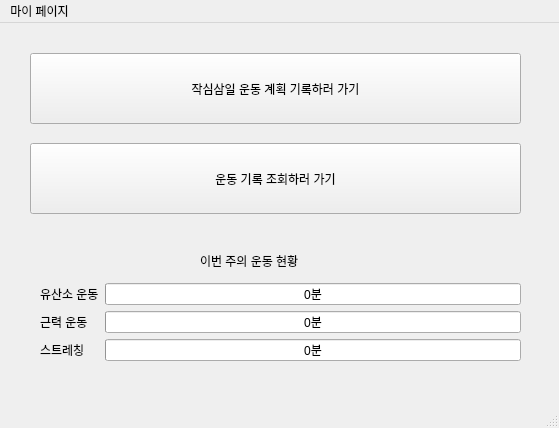
<?xml version="1.0" encoding="UTF-8"?>
<ui version="4.0">
 <class>MainWindow</class>
 <widget class="QMainWindow" name="MainWindow">
  <property name="geometry">
   <rect>
    <x>0</x>
    <y>0</y>
    <width>559</width>
    <height>428</height>
   </rect>
  </property>
  <property name="windowTitle">
   <string>MainWindow</string>
  </property>
  <widget class="QWidget" name="centralwidget">
   <widget class="QPushButton" name="log_btn">
    <property name="geometry">
     <rect>
      <x>30</x>
      <y>120</y>
      <width>491</width>
      <height>71</height>
     </rect>
    </property>
    <property name="text">
     <string>운동 기록 조회하러 가기</string>
    </property>
   </widget>
   <widget class="QPushButton" name="record_btn">
    <property name="geometry">
     <rect>
      <x>30</x>
      <y>30</y>
      <width>491</width>
      <height>71</height>
     </rect>
    </property>
    <property name="text">
     <string>작심삼일 운동 계획 기록하러 가기</string>
    </property>
   </widget>
   <widget class="QWidget" name="formLayoutWidget">
    <property name="geometry">
     <rect>
      <x>40</x>
      <y>260</y>
      <width>481</width>
      <height>101</height>
     </rect>
    </property>
    <layout class="QFormLayout" name="formLayout">
     <item row="0" column="0">
      <widget class="QLabel" name="label">
       <property name="text">
        <string>유산소 운동</string>
       </property>
      </widget>
     </item>
     <item row="0" column="1">
      <widget class="QProgressBar" name="yusanso">
       <property name="value">
        <number>0</number>
       </property>
       <property name="format">
        <string>%p분</string>
       </property>
      </widget>
     </item>
     <item row="1" column="1">
      <widget class="QProgressBar" name="muscle">
       <property name="value">
        <number>0</number>
       </property>
       <property name="format">
        <string>%p분</string>
       </property>
      </widget>
     </item>
     <item row="2" column="0">
      <widget class="QLabel" name="label_3">
       <property name="text">
        <string>스트레칭</string>
       </property>
      </widget>
     </item>
     <item row="2" column="1">
      <widget class="QProgressBar" name="stretching">
       <property name="value">
        <number>0</number>
       </property>
       <property name="format">
        <string>%p분</string>
       </property>
      </widget>
     </item>
     <item row="1" column="0">
      <widget class="QLabel" name="label_2">
       <property name="text">
        <string>근력 운동</string>
       </property>
      </widget>
     </item>
    </layout>
   </widget>
   <widget class="QLabel" name="label_4">
    <property name="geometry">
     <rect>
      <x>200</x>
      <y>230</y>
      <width>141</width>
      <height>16</height>
     </rect>
    </property>
    <property name="text">
     <string>이번 주의 운동 현황</string>
    </property>
   </widget>
  </widget>
  <widget class="QMenuBar" name="menubar">
   <property name="geometry">
    <rect>
     <x>0</x>
     <y>0</y>
     <width>559</width>
     <height>26</height>
    </rect>
   </property>
   <widget class="QMenu" name="mypage_menu">
    <property name="title">
     <string>마이 페이지</string>
    </property>
    <addaction name="log_action"/>
   </widget>
   <addaction name="mypage_menu"/>
  </widget>
  <widget class="QStatusBar" name="statusbar"/>
  <action name="log_action">
   <property name="text">
    <string>운동기록조회</string>
   </property>
  </action>
 </widget>
 <resources/>
 <connections/>
</ui>
